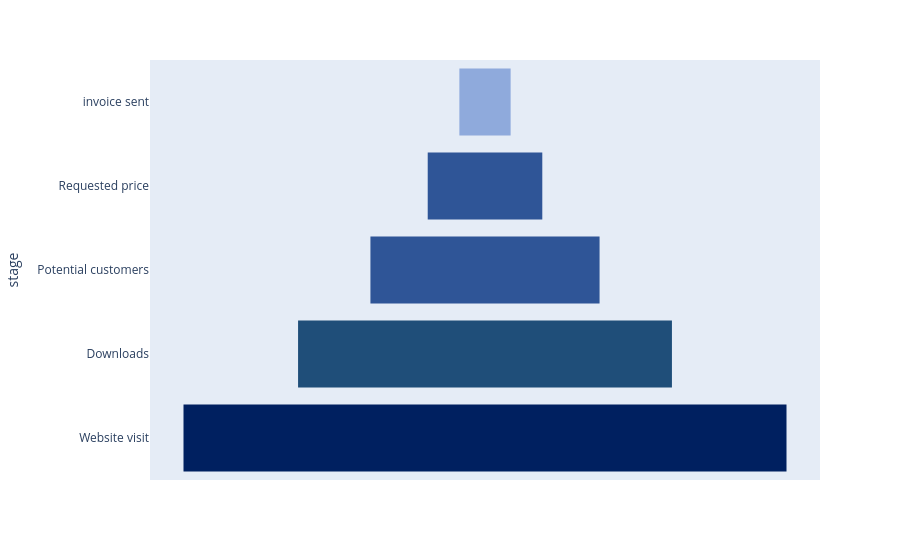

Notebook code for this chart:
### Code cell
import plotly.express as px
data = dict(
    number=[1000, 620, 380, 190, 85],
    stage=["Website visit", "Downloads", "Potential customers", "Requested price", "invoice sent"])
fig = px.funnel(data, x='number', y='stage', color_discrete_sequence=[NAVY, NAVY1, NAVY2, NAVY2, NAVY3], 
                 )
fig.show()

### Figure 1 — Plotly figure (JSON) as saved in the notebook; plotly's stock layout.template omitted (floating-point values rounded to 4 significant figures)
{"data": [{"hovertemplate": "stage=%{y}<br>number=%{x}<extra></extra>", "legendgroup": "Website visit", "marker": {"color": "#002060"}, "name": "Website visit", "orientation": "h", "showlegend": true, "textinfo": "none", "type": "funnel", "x": [1000], "xaxis": "x", "y": ["Website visit"], "yaxis": "y"}, {"hovertemplate": "stage=%{y}<br>number=%{x}<extra></extra>", "legendgroup": "Downloads", "marker": {"color": "#1F4E79"}, "name": "Downloads", "orientation": "h", "showlegend": true, "textinfo": "none", "type": "funnel", "x": [620], "xaxis": "x", "y": ["Downloads"], "yaxis": "y"}, {"hovertemplate": "stage=%{y}<br>number=%{x}<extra></extra>", "legendgroup": "Potential customers", "marker": {"color": "#2F5597"}, "name": "Potential customers", "orientation": "h", "showlegend": true, "textinfo": "none", "type": "funnel", "x": [380], "xaxis": "x", "y": ["Potential customers"], "yaxis": "y"}, {"hovertemplate": "stage=%{y}<br>number=%{x}<extra></extra>", "legendgroup": "Requested price", "marker": {"color": "#2F5597"}, "name": "Requested price", "orientation": "h", "showlegend": true, "textinfo": "none", "type": "funnel", "x": [190], "xaxis": "x", "y": ["Requested price"], "yaxis": "y"}, {"hovertemplate": "stage=%{y}<br>number=%{x}<extra></extra>", "legendgroup": "invoice sent", "marker": {"color": "#8FAADC"}, "name": "invoice sent", "orientation": "h", "showlegend": true, "textinfo": "none", "type": "funnel", "x": [85], "xaxis": "x", "y": ["invoice sent"], "yaxis": "y"}], "layout": {"legend": {"title": {"text": "stage"}, "tracegroupgap": 0}, "margin": {"t": 60}, "showlegend": false, "xaxis": {"anchor": "y", "domain": [0, 1], "title": {"text": "number"}}, "yaxis": {"anchor": "x", "categoryarray": ["invoice sent", "Requested price", "Potential customers", "Downloads", "Website visit"], "categoryorder": "array", "domain": [0, 1], "title": {"text": "stage"}}}}
